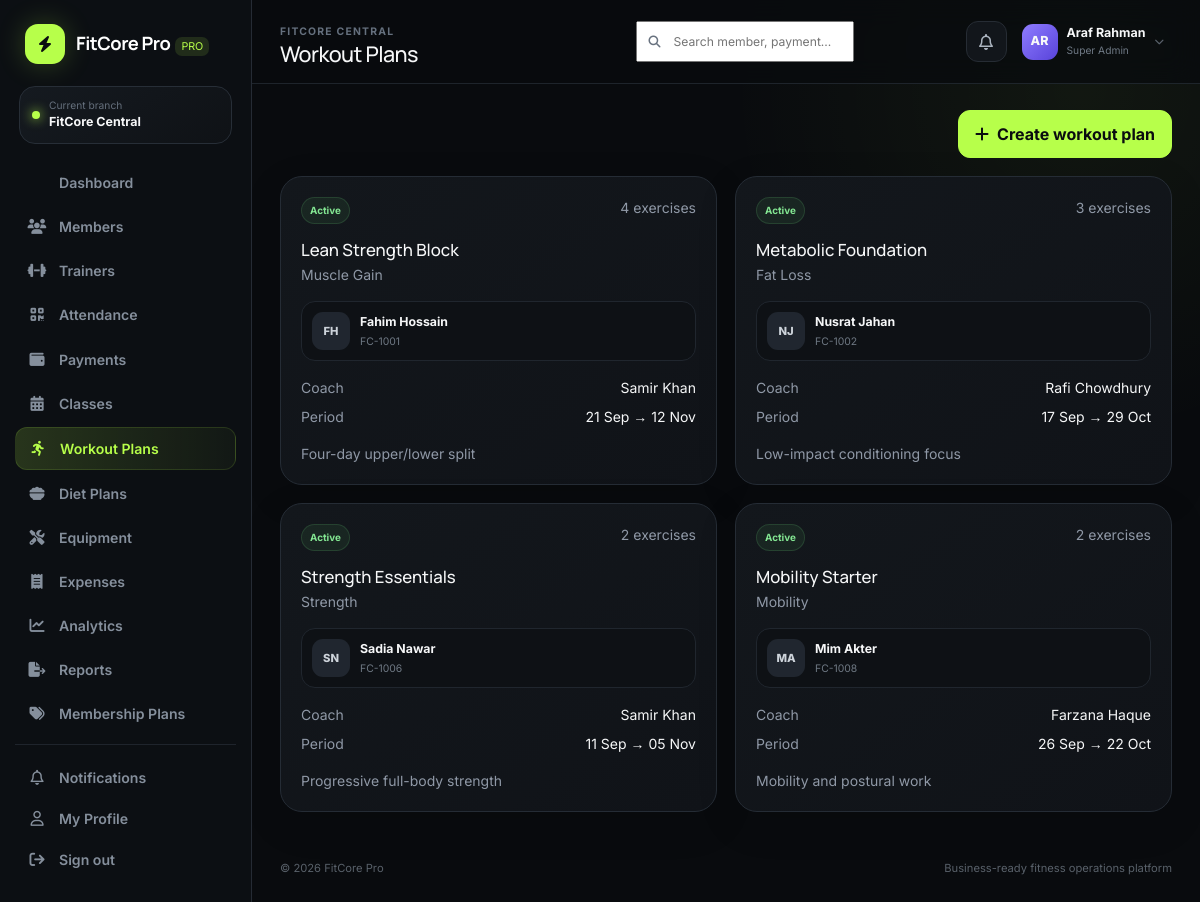
Screenshot of /app/workouts.php (signed in) with the database file from the repository.
### tables this page shows
CREATE TABLE branches (
  id INT UNSIGNED AUTO_INCREMENT PRIMARY KEY,
  name VARCHAR(120) NOT NULL,
  code VARCHAR(20) NOT NULL UNIQUE,
  address VARCHAR(255), phone VARCHAR(40),
  status ENUM('active','inactive') DEFAULT 'active',
  created_at TIMESTAMP DEFAULT CURRENT_TIMESTAMP
);

CREATE TABLE workout_plans (
  id INT UNSIGNED AUTO_INCREMENT PRIMARY KEY,
  branch_id INT UNSIGNED NOT NULL, member_id INT UNSIGNED NOT NULL, trainer_id INT UNSIGNED NULL,
  title VARCHAR(140) NOT NULL, goal VARCHAR(140), start_date DATE, end_date DATE,
  status ENUM('active','completed','paused') DEFAULT 'active', notes TEXT,
  created_at TIMESTAMP DEFAULT CURRENT_TIMESTAMP,
  FOREIGN KEY (branch_id) REFERENCES branches(id) ON DELETE CASCADE,
  FOREIGN KEY (member_id) REFERENCES members(id) ON DELETE CASCADE,
  FOREIGN KEY (trainer_id) REFERENCES trainers(id) ON DELETE SET NULL
);

CREATE TABLE members (
  id INT UNSIGNED AUTO_INCREMENT PRIMARY KEY,
  branch_id INT UNSIGNED NOT NULL,
  member_code VARCHAR(30) NOT NULL UNIQUE,
  first_name VARCHAR(80) NOT NULL, last_name VARCHAR(80) NOT NULL,
  email VARCHAR(160), phone VARCHAR(40), gender ENUM('Male','Female','Other') DEFAULT 'Male',
  dob DATE NULL, address VARCHAR(255), emergency_contact VARCHAR(120),
  join_date DATE NOT NULL,
  membership_plan_id INT UNSIGNED NULL,
  membership_start DATE NOT NULL, membership_end DATE NOT NULL,
  status ENUM('active','expired','frozen','inactive') DEFAULT 'active',
  height_cm DECIMAL(6,2) NULL, weight_kg DECIMAL(6,2) NULL,
  goal VARCHAR(120), trainer_id INT UNSIGNED NULL,
  notes TEXT, created_at TIMESTAMP DEFAULT CURRENT_TIMESTAMP,
  FOREIGN KEY (branch_id) REFERENCES branches(id) ON DELETE CASCADE,
  FOREIGN KEY (membership_plan_id) REFERENCES membership_plans(id) ON DELETE SET NULL,
  FOREIGN KEY (trainer_id) REFERENCES trainers(id) ON DELETE SET NULL,
  INDEX idx_member_branch_status(branch_id,status), INDEX idx_membership_end(membership_end)
);

CREATE TABLE trainers (
  id INT UNSIGNED AUTO_INCREMENT PRIMARY KEY,
  user_id INT UNSIGNED NULL,
  branch_id INT UNSIGNED NOT NULL,
  name VARCHAR(120) NOT NULL,
  email VARCHAR(160), phone VARCHAR(40), photo VARCHAR(255),
  specialization VARCHAR(160), experience_years INT DEFAULT 0,
  rating DECIMAL(2,1) DEFAULT 5.0,
  commission_rate DECIMAL(5,2) DEFAULT 0,
  bio TEXT,
  status ENUM('active','inactive','leave') DEFAULT 'active',
  created_at TIMESTAMP DEFAULT CURRENT_TIMESTAMP,
  FOREIGN KEY (user_id) REFERENCES users(id) ON DELETE SET NULL,
  FOREIGN KEY (branch_id) REFERENCES branches(id) ON DELETE CASCADE
);

### config/app.php (called while the page is built, shortened)
<?php
function env(string $key, ?string $default = null): ?string {
    $value = getenv($key);
    return $value === false ? $default : $value;
}
function app_base_path(): string {
    static $base = null;
    if ($base !== null) return $base;
    $forced = env('APP_BASE_PATH');
    $projectRoot = realpath(dirname(__DIR__)) ?: dirname(__DIR__);
    $docRoot = realpath($_SERVER['DOCUMENT_ROOT'] ?? '') ?: ($_SERVER['DOCUMENT_ROOT'] ?? '');
    if ($docRoot && str_starts_with(str_replace('\\','/',$projectRoot), str_replace('\\','/',$docRoot))) {
        $relative = trim(str_replace('\\','/', substr($projectRoot, strlen($docRoot))), '/');
        return $base = $relative ? '/' . $relative : '';
    }
    return $base = '';
}
function url(string $path = ''): string {
    return app_base_path() . ($path ? '/' . ltrim($path, '/') : '');
}

### includes/functions.php (called while the page is built, shortened)
<?php
require_once __DIR__ . '/../config/database.php';
function e(?string $value): string { return htmlspecialchars($value ?? '', ENT_QUOTES, 'UTF-8'); }
function format_date(?string $date, string $format='d M Y'): string { return $date ? date($format, strtotime($date)) : '—'; }
function initials(string $name): string { $p=preg_split('/\s+/', trim($name)); return strtoupper(substr($p[0]??'U',0,1).substr($p[1]??'',0,1)); }
function query_value(string $sql, array $params=[]): mixed {
    $s=db()->prepare($sql); $s->execute($params); return $s->fetchColumn();
}
function query_all(string $sql, array $params=[]): array {
    $s=db()->prepare($sql); $s->execute($params); return $s->fetchAll();
}
function setting(string $key, mixed $default=null): mixed {
    static $settings = null;
    if ($settings === null) {
        $settings = [];
        try {
            foreach (query_all('SELECT setting_key,setting_value FROM system_settings') as $row) {
                $settings[$row['setting_key']] = $row['setting_value'];
            }
        } catch (Throwable $e) {
            $settings = [];
        }
    }
    return array_key_exists($key,$settings) ? $settings[$key] : $default;
}
function status_badge(string $status): string {
    return match(strtolower($status)) {
        'active','paid','good','completed','available','healthy','attended' => 'success',
        'pending','due','maintenance','warning','at risk','frozen','waitlist','paused' => 'warning',
        'expired','inactive','failed','damaged','cancelled','high risk','refunded' => 'danger',
        default => 'secondary',
    };
}
function current_branch_id(): int {
    $user = $_SESSION['user'] ?? [];
    return (int)($_SESSION['branch_id'] ?? $user['branch_id'] ?? 1);
}
function branch_name(?int $id=null): string {
    $id = $id ?: current_branch_id();
    return (string)(query_value('SELECT name FROM branches WHERE id=?', [$id]) ?: 'Main Branch');
}

### config/database.php (called while the page is built)
<?php
require_once __DIR__ . '/app.php';
function db(): PDO {
    static $pdo = null;
    if ($pdo instanceof PDO) return $pdo;
    $host = env('DB_HOST', '127.0.0.1');
    $port = env('DB_PORT', '3306');
    $name = env('DB_NAME', 'fitcore_pro');
    $user = env('DB_USER', 'root');
    $pass = env('DB_PASS', '');
    $charset = 'utf8mb4';
    $dsn = "mysql:host={$host};port={$port};dbname={$name};charset={$charset}";
    try {
        $pdo = new PDO($dsn, $user, $pass, [
            PDO::ATTR_ERRMODE => PDO::ERRMODE_EXCEPTION,
            PDO::ATTR_DEFAULT_FETCH_MODE => PDO::FETCH_ASSOC,
            PDO::ATTR_EMULATE_PREPARES => false,
        ]);
    } catch (PDOException $e) {
        http_response_code(500);
        $safeMessage = htmlspecialchars($e->getMessage(), ENT_QUOTES, 'UTF-8');
        echo '<!doctype html><html><head><meta charset="utf-8"><title>Database setup</title><style>body{font-family:system-ui;background:#0b0d10;color:#fff;padding:40px}.box{max-width:760px;margin:auto;background:#15181d;padding:28px;border-radius:20px;border:1px solid #2a2f37}code{color:#b8ff58}</style></head><body><div class="box"><h2>FitCore Pro database is not connected</h2><p>Import <code>database/fitcore.sql</code>, then copy <code>.env.example</code> to <code>.env</code> and update the database values.</p><p><small>' . $safeMessage . '</small></p></div></body></html>';
        exit;
    }
    return $pdo;
}

### includes/auth.php (called while the page is built, shortened)
<?php
require_once __DIR__ . '/functions.php';
function user(): array { return $_SESSION['user'] ?? []; }

### app/workouts.php (the view, shortened to what this page needs)
<?php
require_once __DIR__.'/../includes/auth.php';require_role(['super_admin','manager','trainer']);$bid=current_branch_id();
$trainerFilter='';$params=[$bid];if(user()['role']==='trainer'){$tid=(int)(query_value('SELECT id FROM trainers WHERE user_id=?',[user()['id']])?:0);$trainerFilter=' AND w.trainer_id=?';$params[]=$tid;}
$rows=query_all("SELECT w.*,CONCAT(m.first_name,' ',m.last_name) member_name,m.member_code,t.name trainer_name,(SELECT COUNT(*) FROM workout_items wi WHERE wi.plan_id=w.id) items FROM workout_plans w JOIN members m ON m.id=w.member_id LEFT JOIN trainers t ON t.id=w.trainer_id WHERE w.branch_id=? $trainerFilter ORDER BY w.created_at DESC",$params);if(user()['role']==='trainer'){$members=query_all("SELECT id,member_code,CONCAT(first_name,' ',last_name) name FROM members WHERE branch_id=? AND trainer_id=? AND status='active' ORDER BY first_name",[$bid,$tid]);$trainers=query_all("SELECT id,name FROM trainers WHERE id=?",[$tid]);}else{$members=query_all("SELECT id,member_code,CONCAT(first_name,' ',last_name) name FROM members WHERE branch_id=? AND status='active' ORDER BY first_name",[$bid]);$trainers=query_all("SELECT id,name FROM trainers WHERE branch_id=? AND status='active' ORDER BY name",[$bid]);}
$pageTitle='Workout Plans';include __DIR__.'/../includes/header.php'; ?>
<div class="page-actions"><button class="btn btn-primary" data-bs-toggle="modal" data-bs-target="#workoutModal"><i class="fa-solid fa-plus me-2"></i>Create workout plan</button></div><div class="grid-3"><?php foreach($rows as $w): ?><div class="panel"><div class="d-flex justify-content-between"><span class="badge-soft badge-<?= status_badge($w['status']) ?>"><?= e(ucfirst($w['status'])) ?></span><small class="text-muted"><?= (int)$w['items'] ?> exercises</small></div><h3 class="mt-3 mb-1" style="font-family:Manrope;font-size:1.05rem"><?= e($w['title']) ?></h3><p class="text-muted small mb-3"><?= e($w['goal']) ?></p><div class="mini-row"><div class="mini-avatar"><?= e(initials($w['member_name'])) ?></div><div class="grow"><strong><?= e($w['member_name']) ?></strong><small><?= e($w['member_code']) ?></small></div></div><div class="d-flex justify-content-between mt-3 small"><span class="text-muted">Coach</span><span><?= e($w['trainer_name']??'Unassigned') ?></span></div><div class="d-flex justify-content-between mt-2 small"><span class="text-muted">Period</span><span><?= format_date($w['start_date'],'d M') ?> → <?= format_date($w['end_date'],'d M') ?></span></div><p class="text-muted small mt-3 mb-0"><?= e($w['notes']) ?></p></div><?php endforeach; ?></div>
<?php include __DIR__.'/../includes/footer.php'; ?>

### includes/header.php (shortened to what this page needs)
<?php
require_once __DIR__ . '/auth.php';
$pageTitle = $pageTitle ?? 'Dashboard';
$unread=(int)query_value('SELECT COUNT(*) FROM notifications WHERE branch_id=? AND is_read=0 AND (user_id IS NULL OR user_id=?)',[current_branch_id(),user()['id']]);
?>
<!doctype html><html lang="en"><head>
<title><?= e($pageTitle) ?> · <?= e(setting('company_name',APP_NAME)) ?></title>
<link href="https://cdn.jsdelivr.net/npm/bootstrap@5.3.3/dist/css/bootstrap.min.css" rel="stylesheet">
<link href="https://cdnjs.cloudflare.com/ajax/libs/font-awesome/6.6.0/css/all.min.css" rel="stylesheet">
<link href="<?= url('assets/css/style.css') ?>" rel="stylesheet">
</head><body class="app-body">
<?php include __DIR__.'/sidebar.php'; ?>
<main class="main-shell">
<header class="topbar">
  <div class="topbar-title"><span class="eyebrow"><?= e(branch_name()) ?></span><h1><?= e($pageTitle) ?></h1></div>
  <div class="topbar-actions">
    <form class="top-search" action="<?= url('app/search.php') ?>" method="get"><i class="fa-solid fa-magnifying-glass"></i><input name="q" placeholder="Search member, payment..." aria-label="Global search"></form>
    <a class="icon-btn" href="<?= url('app/notifications.php') ?>"><i class="fa-regular fa-bell"></i><?php if($unread): ?><span class="notify-dot"></span><?php endif; ?></a>
    <div class="user-chip">
      <div class="avatar"><?= e(initials(user()['name']??'User')) ?></div>
      <div><strong><?= e(user()['name']??'User') ?></strong><small><?= e(ucwords(str_replace('_',' ',user()['role']??''))) ?></small></div>
      <i class="fa-solid fa-chevron-down"></i>
    </div>
  </div>
</header>
<section class="content-wrap">

### includes/sidebar.php
<?php
$active = basename($_SERVER['PHP_SELF']);
$role = user()['role'] ?? '';
$nav = [
 ['dashboard.php','fa-grid-2','Dashboard',['super_admin','manager','receptionist','trainer','accountant']],
 ['members.php','fa-users','Members',['super_admin','manager','receptionist','trainer']],
 ['trainers.php','fa-dumbbell','Trainers',['super_admin','manager','receptionist']],
 ['attendance.php','fa-qrcode','Attendance',['super_admin','manager','receptionist','trainer']],
 ['payments.php','fa-wallet','Payments',['super_admin','manager','receptionist','accountant']],
 ['classes.php','fa-calendar-days','Classes',['super_admin','manager','receptionist','trainer']],
 ['workouts.php','fa-person-running','Workout Plans',['super_admin','manager','trainer']],
 ['diet_plans.php','fa-bowl-food','Diet Plans',['super_admin','manager','trainer']],
 ['equipment.php','fa-screwdriver-wrench','Equipment',['super_admin','manager']],
 ['expenses.php','fa-receipt','Expenses',['super_admin','manager','accountant']],
 ['analytics.php','fa-chart-line','Analytics',['super_admin','manager','accountant']],
 ['reports.php','fa-file-export','Reports',['super_admin','manager','accountant']],
 ['plans.php','fa-tags','Membership Plans',['super_admin','manager']],
 ['branches.php','fa-code-branch','Branches',['super_admin']],
 ['audit_logs.php','fa-clock-rotate-left','Audit Logs',['super_admin']],
 ['settings.php','fa-sliders','Settings',['super_admin']],
];
?>
<aside class="sidebar" id="sidebar">
  <a class="brand" href="<?= url('app/dashboard.php') ?>">
    <span class="brand-mark"><i class="fa-solid fa-bolt"></i></span>
    <span><strong><?= e(setting('company_name','FitCore Pro')) ?></strong><em>PRO</em></span>
  </a>
  <div class="branch-pill"><span class="dot"></span><div><small>Current branch</small><strong><?= e(branch_name()) ?></strong></div></div>
  <nav>
    <?php foreach($nav as [$file,$icon,$label,$roles]): if(!in_array($role,$roles,true)) continue; ?>
      <a class="nav-link <?= $active===$file?'active':'' ?>" href="<?= url('app/'.$file) ?>"><i class="fa-solid <?= $icon ?>"></i><span><?= e($label) ?></span></a>
    <?php endforeach; ?>
  </nav>
  <div class="sidebar-bottom">
    <a class="nav-link <?= $active==='notifications.php'?'active':'' ?>" href="<?= url('app/notifications.php') ?>"><i class="fa-regular fa-bell"></i><span>Notifications</span></a>
    <a class="nav-link <?= $active==='profile.php'?'active':'' ?>" href="<?= url('app/profile.php') ?>"><i class="fa-regular fa-user"></i><span>My Profile</span></a>
    <a class="nav-link logout" href="<?= url('auth/logout.php') ?>"><i class="fa-solid fa-arrow-right-from-bracket"></i><span>Sign out</span></a>
  </div>
</aside>

### rows the page displays
branches: name "FitCore Central", name "FITCORE CENTRAL"
workout_plans: status "Active", items "4", title "Lean Strength Block", goal "Muscle Gain", member_name "FH", member_name "Fahim Hossain", member.member_code "FC-1001", trainer.name "Samir Khan", start_date "21 Sep", end_date "12 Nov", notes "Four-day upper/lower split"
workout_plans: status "Active", items "3", title "Metabolic Foundation", goal "Fat Loss", member_name "NJ", member_name "Nusrat Jahan", member.member_code "FC-1002", trainer.name "Rafi Chowdhury", start_date "17 Sep", end_date "29 Oct", notes "Low-impact conditioning focus"
workout_plans: status "Active", items "2", title "Strength Essentials", goal "Strength", member_name "SN", member_name "Sadia Nawar", member.member_code "FC-1006", trainer.name "Samir Khan", start_date "11 Sep", end_date "05 Nov", notes "Progressive full-body strength"
workout_plans: status "Active", items "2", title "Mobility Starter", goal "Mobility", member_name "MA", member_name "Mim Akter", member.member_code "FC-1008", trainer.name "Farzana Haque", start_date "26 Sep", end_date "22 Oct", notes "Mobility and postural work"

### other values shown
setting('company_name','FitCore Pro') "FitCore Pro"
$label "Dashboard"
$label "Members"
$label "Trainers"
$label "Attendance"
$label "Payments"
$label "Classes"
$label "Workout Plans"
$label "Diet Plans"
$label "Equipment"
$label "Expenses"
$label "Analytics"
$label "Reports"
$label "Membership Plans"
$pageTitle "Workout Plans"
